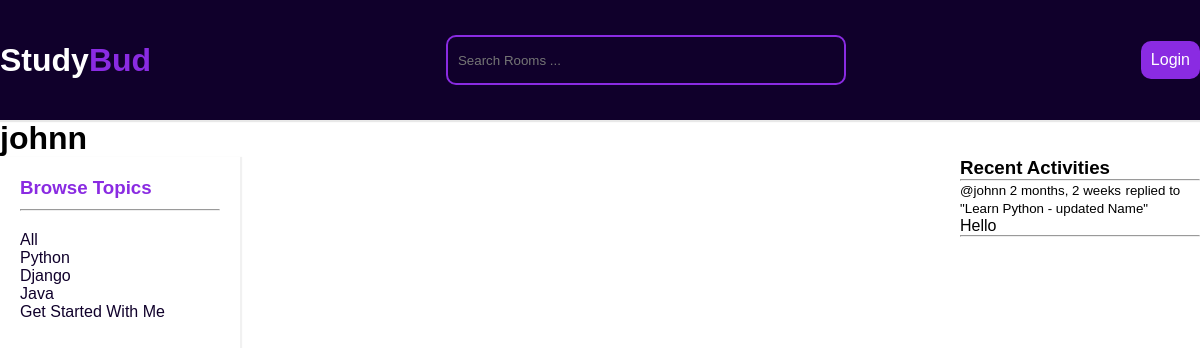
Page /profile/1/ on the committed database.
### myApp/models.py (models this page shows, shortened)
class Topic(models.Model):
    name = models.CharField(max_length=200)

class Message(models.Model):
    user = models.ForeignKey(User,on_delete=models.CASCADE)
    room = models.ForeignKey(Room,on_delete=models.CASCADE)
    body = models.TextField()
    updated = models.DateTimeField(auto_now=True)
    created = models.DateTimeField(auto_now_add=True)
    class Meta:
        ordering = ['-updated','-created']
    def __str__(self):
        return self.body[0:50]

class Room(models.Model):
    host = models.ForeignKey(User,on_delete=models.SET_NULL,null=True)
    topic = models.ForeignKey(Topic,on_delete=models.SET_NULL,null=True)
    name = models.CharField(max_length=200)
    description = models.TextField(null=True,blank=True)
    participants = models.ManyToManyField(User,related_name='participants',blank=True)
    updated = models.DateTimeField(auto_now=True)
    created = models.DateTimeField(auto_now_add=True)
    class Meta:
        ordering = ['-updated','-created']
    def __str__(self):
        return self.name

### myApp/views.py (the view)
# urls.py: path('profile/<str:pk>/',views.userProfile,name='user-profile'),
def userProfile(request,pk):
    user = User.objects.get(id=pk)
    rooms = user.room_set.all()
    room_messages = user.message_set.all()
    topics = Topic.objects.all()
    context = {'user':user,'rooms':rooms,'room_messages':room_messages,'topics':topics}
    return render(request,'myApp/profile.html',context)

### myApp/templates/myApp/profile.html (shortened to what this page needs)
{% extends 'main.html'%}
{% block content%}
<h1>{{user.username}}</h1>
<div class="profile-container">
    <div>
        {% include 'myApp/topics_component.html'%}
    </div>
    <div>
    </div>
    <div>
        {% include 'myApp/activity_component.html'%}
    </div>
</div>
{% endblock content%}

### myApp/templates/myApp/topics_component.html
{% load static %}
<link rel="stylesheet" href="{% static 'styles/main.css' %}">
      <div class="sidebar">
       <h3 class="sidebar-title"> Browse Topics</h3>
          <hr>
       <div class="topic-links">
       <div>
           <a href="{% url 'home'%}">All</a>
       </div>
        {% for topic in topics%}
          <div>
            <a href="{% url 'home' %}?q={{topic.name}}">{{topic.name}}</a>
          </div>
        {% endfor%}
      </div>
      </div>

### myApp/templates/myApp/activity_component.html (shortened to what this page needs)
<h3>Recent Activities</h3>
<hr>
{% for message in room_messages %}
<div>
   <small><a href="{% url 'user-profile' message.user.id %}"></a> @{{message.user}} {{message.created | timesince}}</small>
   <small>replied to "{{message.room}}"</small>
   <p>{{message}}</p>
   <hr>
</div>
{%endfor%}

### static/styles/main.css (style rules this page uses)
* { margin: 0; padding: 0; box-sizing: border-box; }
body { background-color: #ffffff; font-family: Arial, fantasy; }
.sidebar { height: 100vh; padding: 20px; box-shadow: 1px 1px 1px 1px #f1f1f1; }
.sidebar-title { color: blueviolet; margin-bottom: 10px; }
.topic-links { margin-top: 20px; }
.topic-links a { text-decoration: none; color:#10002b; }

### myApp/templates/myApp/profile.html (style rules this page uses)
.profile-container { display: grid; grid-template-columns: 1fr 3fr 1fr; }

### rows in the picture
Topic: name "Python"
Topic: name "Django"
Topic: name "Java"
Topic: name "Get Started With Me"
Message: user "johnn", created "2 months, 2 weeks", room "Learn Python - updated Name", body "Hello"

### other values in the picture
{{ user.username }} "johnn"
